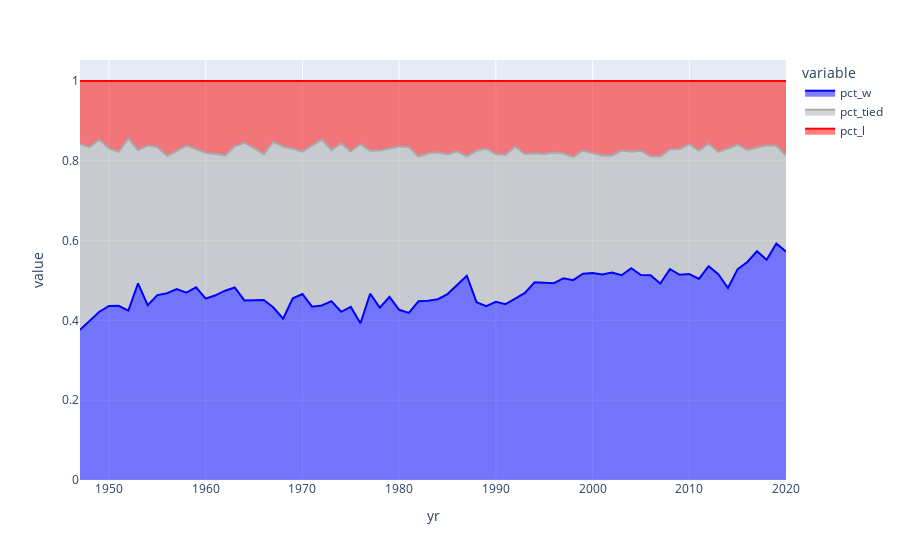

Notebook code cell kept with this figure:
### Code cell
px.area(yrs[['pct_w', 'pct_tied', 'pct_l']], color_discrete_sequence=["blue", "darkgrey", "red"])
